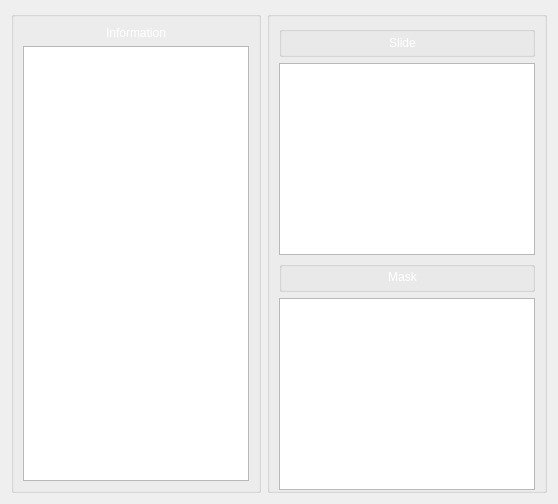
         <widget class="QWidget" name="tabLoad">
          <attribute name="title">
           <string>Detecting Brain</string>
          </attribute>
          <layout class="QHBoxLayout" name="horizontalLayout_8">
           <item>
            <widget class="QGroupBox" name="groupBox_4">
             <property name="maximumSize">
              <size>
               <width>250</width>
               <height>16777215</height>
              </size>
             </property>
             <property name="title">
              <string/>
             </property>
             <layout class="QVBoxLayout" name="verticalLayout_8">
              <item>
               <widget class="QLabel" name="lblDetecInfoTitle">
                <property name="text">
                 <string>&lt;html&gt;&lt;head/&gt;&lt;body&gt;&lt;p align=&quot;center&quot;&gt;&lt;span style=&quot; color:#ffffff;&quot;&gt;Information&lt;/span&gt;&lt;/p&gt;&lt;/body&gt;&lt;/html&gt;</string>
                </property>
               </widget>
              </item>
              <item>
               <widget class="QTextBrowser" name="lblDetecInfoContent">
                <property name="html">
                 <string>&lt;!DOCTYPE HTML PUBLIC &quot;-//W3C//DTD HTML 4.0//EN&quot; &quot;http://www.w3.org/TR/REC-html40/strict.dtd&quot;&gt;
&lt;html&gt;&lt;head&gt;&lt;meta name=&quot;qrichtext&quot; content=&quot;1&quot; /&gt;&lt;style type=&quot;text/css&quot;&gt;
p, li { white-space: pre-wrap; }
&lt;/style&gt;&lt;/head&gt;&lt;body style=&quot; font-family:'Ubuntu'; font-size:11pt; font-weight:400; font-style:normal;&quot;&gt;
&lt;p style=&quot; margin-top:0px; margin-bottom:0px; margin-left:0px; margin-right:0px; -qt-block-indent:0; text-indent:0px;&quot;&gt;&lt;span style=&quot; font-family:'MS Shell Dlg 2'; font-size:9pt; font-weight:600; color:#ffffff;&quot;&gt;Brain Detection Steps:&lt;/span&gt;&lt;/p&gt;
&lt;p style=&quot;-qt-paragraph-type:empty; margin-top:0px; margin-bottom:0px; margin-left:0px; margin-right:0px; -qt-block-indent:0; text-indent:0px;&quot;&gt;&lt;br /&gt;&lt;/p&gt;
&lt;p style=&quot; margin-top:0px; margin-bottom:0px; margin-left:0px; margin-right:0px; -qt-block-indent:0; text-indent:0px;&quot;&gt;&lt;span style=&quot; font-family:'MS Shell Dlg 2'; font-size:9pt; color:#ffffff;&quot;&gt;&lt;br /&gt;1- Load the slide in .mrxs format.&lt;br /&gt;&lt;br /&gt;2- Click on the Brain Detection Button.&lt;br /&gt;&lt;br /&gt;3- Choose the Section of Interest. &lt;br /&gt;&lt;br /&gt;4- Accept the selection&lt;/span&gt;&lt;/p&gt;&lt;/body&gt;&lt;/html&gt;</string>
                </property>
               </widget>
              </item>
             </layout>
            </widget>
           </item>
           <item>
            <widget class="QGroupBox" name="groupBox_5">
             <property name="styleSheet">
              <string notr="true">#groupBox_5{
color:rgb(46, 52, 54)}</string>
             </property>
             <property name="title">
              <string/>
             </property>
             <layout class="QVBoxLayout" name="verticalLayout_9">
              <property name="bottomMargin">
               <number>0</number>
              </property>
              <item>
               <widget class="QGroupBox" name="gboxBrain_2">
                <property name="title">
                 <string/>
                </property>
                <layout class="QVBoxLayout" name="verticalLayout_4">
                 <property name="leftMargin">
                  <number>0</number>
                 </property>
                 <property name="topMargin">
                  <number>0</number>
                 </property>
                 <property name="bottomMargin">
                  <number>0</number>
                 </property>
                 <item>
                  <widget class="QLabel" name="lblSlide">
                   <property name="text">
                    <string>&lt;html&gt;&lt;head/&gt;&lt;body&gt;&lt;p align=&quot;center&quot;&gt;&lt;span style=&quot; color:#ffffff;&quot;&gt;Slide&lt;/span&gt;&lt;/p&gt;&lt;/body&gt;&lt;/html&gt;</string>
                   </property>
                  </widget>
                 </item>
                </layout>
               </widget>
              </item>
              <item>
               <widget class="PhotoViewer" name="viewMask"/>
              </item>
              <item>
               <widget class="QGroupBox" name="gboxBrain_4">
                <property name="title">
                 <string/>
                </property>
                <layout class="QHBoxLayout" name="horizontalLayout_7">
                 <property name="leftMargin">
                  <number>0</number>
                 </property>
                 <property name="topMargin">
                  <number>0</number>
                 </property>
                 <property name="bottomMargin">
                  <number>0</number>
                 </property>
                 <item>
                  <widget class="QLabel" name="lblMask">
                   <property name="sizePolicy">
                    <sizepolicy hsizetype="Preferred" vsizetype="Fixed">
                     <horstretch>0</horstretch>
                     <verstretch>0</verstretch>
                    </sizepolicy>
                   </property>
                   <property name="minimumSize">
                    <size>
                     <width>0</width>
                     <height>15</height>
                    </size>
                   </property>
                   <property name="maximumSize">
                    <size>
                     <width>16777215</width>
                     <height>15</height>
                    </size>
                   </property>
                   <property name="text">
                    <string>&lt;html&gt;&lt;head/&gt;&lt;body&gt;&lt;p align=&quot;center&quot;&gt;&lt;span style=&quot; color:#ffffff;&quot;&gt;Mask&lt;/span&gt;&lt;/p&gt;&lt;/body&gt;&lt;/html&gt;</string>
                   </property>
                  </widget>
                 </item>
                </layout>
               </widget>
              </item>
              <item>
               <widget class="PhotoViewer" name="viewInput"/>
              </item>
             </layout>
            </widget>
           </item>
          </layout>
         </widget>
